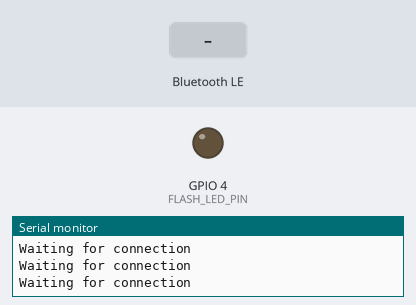
Recording of a sketch running on a simulated ESP32. Parts: output pins drawn as LEDs (lit = HIGH), the last lines printed to the serial monitor. The inputs (shaded band) are chosen by the test bench. Nothing arrives over Bluetooth unless stated; the camera gives no picture; a phone connects over Bluetooth LE 3 s after start.

Above: at 1.5 s.
1.6 s: Bluetooth LE write "1" received
At 3.5 s:
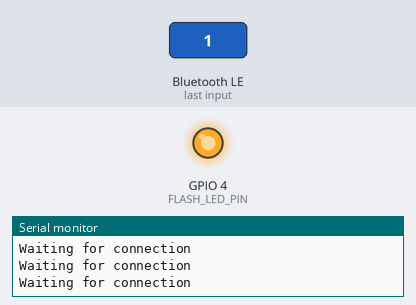
4.5 s: Bluetooth LE write "0" received
Timing chart, 0 to 7.5 s (numbered marks = the images above; inputs shaded):
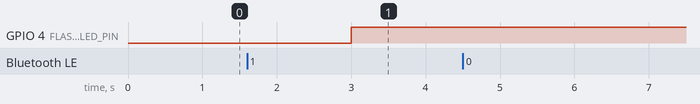

The sketch:

Server.ino
```cpp
#include <BLEDevice.h>
#include <BLEUtils.h>
#include <BLEServer.h>
#include "FS.h"
#include "SD_MMC.h"
#include "esp_camera.h"
#include <base64.h> // used globally like in the libraies folder
#include <string>

#define SERVICE_UUID        "4fafc201-1fb5-459e-8fcc-c5c9c331914b" // unique codes
#define CHARACTERISTIC_UUID "beb5483e-36e1-4688-b7f5-ea07361b26a8"
#define CHUNK_SIZE 200 // could be bigger but safer qucik enough too

#define CAMERA_MODEL_AI_THINKER // Has PSRAM
#include "camera_pins.h" // used in our own project
#define FLASH_LED_PIN 4

bool deviceConnected = false;
String base64Image = "";
int offset = 0;

bool shouldSendChunks = false;

BLECharacteristic* pCharacteristic; // Global BLE characteristic pointer

// Class 1
class MyServerCallbacks : public BLEServerCallbacks {
  void onConnect(BLEServer* pServer) {
    deviceConnected = true;
    Serial.println(">> A device has connected");
    digitalWrite(FLASH_LED_PIN, HIGH);
  }

  void onDisconnect(BLEServer* pServer) {
    deviceConnected = false;
    Serial.println("<< A device has disconnected.");
    digitalWrite(FLASH_LED_PIN, LOW);
    offset = 0;
    base64Image = "";
    BLEDevice::startAdvertising();
    Serial.println(">> Advertising restarted");
  }
};


void sendChunk() {
  Serial.print("Running Chunk");
  if (!deviceConnected || base64Image.length() == 0) {
    Serial.print("!device || base64 image.length == 0");
    return;
  }

  int remaining = base64Image.length() - offset;

  if (remaining <= 0) {
    pCharacteristic->setValue("EOF"); // signifys when its done
    pCharacteristic->notify();
    offset = 0;
    base64Image = "";
    Serial.println("Finished sending image");
    return;
  }

  int len = min(CHUNK_SIZE, remaining);
  String chunk = base64Image.substring(offset, offset + len);
  pCharacteristic->setValue(chunk.c_str());
  pCharacteristic->notify();

  offset += len;
  delay(100); // Small delay to avoid flooding BLE stack
}

void captureAndEncode() {
  camera_fb_t *fb = esp_camera_fb_get();
  if (!fb) {
    Serial.println("Camera capture failed");
    return;
  }

  base64Image = base64::encode((uint8_t*)fb->buf, fb->len);

  Serial.printf("Captured image. JPEG size: %d bytes, Base64 size: %d\n", fb->len, base64Image.length());
  Serial.print(base64Image);

  esp_camera_fb_return(fb);
  offset = 0;
  return;
}

// class thing for receiving data and lgoic mobob
// class 2
class CharacteristicCallbacks : public BLECharacteristicCallbacks {
  void onWrite(BLECharacteristic* pCharacteristic) {
  std::string rxValue = pCharacteristic->getValue().c_str();

  Serial.print("Received From client: ");
  for(int i = 0; i < rxValue.length(); i++) {
    Serial.println((uint8_t)rxValue[i], HEX);
    Serial.println(" ");
  } // for
    Serial.println();

    // logic down here for receiving exact key and capture, encode, and chunk (done)
    pCharacteristic->setValue("");

  if (deviceConnected) { // fix this shit later (fixed)
    if (base64Image.length() == 0) {
    captureAndEncode();
    delay(1000);
    }
    shouldSendChunks = true;
  } else {
    Serial.println("Waiting for connection...");
    delay(1000);
  }

  } // void
}; // end of class


void startCamera() {
  camera_config_t config;
  config.ledc_channel = LEDC_CHANNEL_0;
  config.ledc_timer = LEDC_TIMER_0;
  config.pin_d0 = Y2_GPIO_NUM;
  config.pin_d1 = Y3_GPIO_NUM;
  config.pin_d2 = Y4_GPIO_NUM;
  config.pin_d3 = Y5_GPIO_NUM;
  config.pin_d4 = Y6_GPIO_NUM;
  config.pin_d5 = Y7_GPIO_NUM;
  config.pin_d6 = Y8_GPIO_NUM;
  config.pin_d7 = Y9_GPIO_NUM;
  config.pin_xclk = XCLK_GPIO_NUM;
  config.pin_pclk = PCLK_GPIO_NUM;
  config.pin_vsync = VSYNC_GPIO_NUM;
  config.pin_href = HREF_GPIO_NUM;
  config.pin_sscb_sda = SIOD_GPIO_NUM;
  config.pin_sscb_scl = SIOC_GPIO_NUM;
  config.pin_pwdn = PWDN_GPIO_NUM;
  config.pin_reset = RESET_GPIO_NUM;
  config.xclk_freq_hz = 20000000;
  config.pixel_format = PIXFORMAT_JPEG;

  if (psramFound()) {
    config.frame_size = FRAMESIZE_QQVGA; // 160x120
    //config.frame_size = FRAMESIZE_QVGA; // what the fuck dont use that right now it dosnt send properly
    config.jpeg_quality = 10;
    config.fb_count = 1;
  } else {
    config.frame_size = FRAMESIZE_QQVGA; // 160x120
    //config.frame_size = FRAMESIZE_QVGA; //
    config.jpeg_quality = 12;
    config.fb_count = 1;
  }

  esp_err_t err = esp_camera_init(&config);
  if (err != ESP_OK) {
    Serial.printf("Camera init failed with error 0x%x\n", err);
    return;
  }
}

void startServer() {
  Serial.begin(115200);
  Serial.println("Starting BLE work!");

  BLEDevice::init("esp32bryson");
  BLEServer *pServer = BLEDevice::createServer();
  pServer->setCallbacks(new MyServerCallbacks());

  BLEService *pService = pServer->createService(SERVICE_UUID);

  pCharacteristic = pService->createCharacteristic(
    CHARACTERISTIC_UUID,
    BLECharacteristic::PROPERTY_READ |
    BLECharacteristic::PROPERTY_WRITE |
    BLECharacteristic::PROPERTY_NOTIFY
  );

  pCharacteristic->setCallbacks(new CharacteristicCallbacks()); // I think this is for reading the shit or something

  //pCharacteristic->setValue("Hello World says Neil");
  // I dont thnik that line is important (it wasnt. fucked me over multiple times, fuck neil from wherever the fuck i got that from)

  pService->start();

  BLEAdvertising *pAdvertising = BLEDevice::getAdvertising();
  pAdvertising->addServiceUUID(SERVICE_UUID);
  pAdvertising->setScanResponse(true);
  pAdvertising->setMinPreferred(0x06);
  pAdvertising->setMinPreferred(0x12);

  BLEDevice::startAdvertising();
  Serial.println("Characteristic defined! Now you  can read it in your phone!");
}

void setup() {
  pinMode(FLASH_LED_PIN, OUTPUT);
  digitalWrite(FLASH_LED_PIN, LOW);

  startServer();
  startCamera();
}

void loop() {
  if (deviceConnected && shouldSendChunks) {
    sendChunk();
    if(base64Image.length() == 0) {
      shouldSendChunks = false;
    }
  }
  delay(100); // prevent cpu from gettiung jaked (pegged)
  Serial.println("Waiting for connection");
}
```

camera_pins.h
```cpp
#if defined(CAMERA_MODEL_WROVER_KIT)
#define PWDN_GPIO_NUM  -1
#define RESET_GPIO_NUM -1
#define XCLK_GPIO_NUM  21
#define SIOD_GPIO_NUM  26
#define SIOC_GPIO_NUM  27

#define Y9_GPIO_NUM    35
#define Y8_GPIO_NUM    34
#define Y7_GPIO_NUM    39
#define Y6_GPIO_NUM    36
#define Y5_GPIO_NUM    19
#define Y4_GPIO_NUM    18
#define Y3_GPIO_NUM    5
#define Y2_GPIO_NUM    4
#define VSYNC_GPIO_NUM 25
#define HREF_GPIO_NUM  23
#define PCLK_GPIO_NUM  22

#elif defined(CAMERA_MODEL_ESP_EYE)
#define PWDN_GPIO_NUM  -1
#define RESET_GPIO_NUM -1
#define XCLK_GPIO_NUM  4
#define SIOD_GPIO_NUM  18
#define SIOC_GPIO_NUM  23

#define Y9_GPIO_NUM    36
#define Y8_GPIO_NUM    37
#define Y7_GPIO_NUM    38
#define Y6_GPIO_NUM    39
#define Y5_GPIO_NUM    35
#define Y4_GPIO_NUM    14
#define Y3_GPIO_NUM    13
#define Y2_GPIO_NUM    34
#define VSYNC_GPIO_NUM 5
#define HREF_GPIO_NUM  27
#define PCLK_GPIO_NUM  25

#define LED_GPIO_NUM 22

#elif defined(CAMERA_MODEL_M5STACK_PSRAM)
#define PWDN_GPIO_NUM  -1
#define RESET_GPIO_NUM 15
#define XCLK_GPIO_NUM  27
#define SIOD_GPIO_NUM  25
#define SIOC_GPIO_NUM  23

#define Y9_GPIO_NUM    19
#define Y8_GPIO_NUM    36
#define Y7_GPIO_NUM    18
#define Y6_GPIO_NUM    39
#define Y5_GPIO_NUM    5
#define Y4_GPIO_NUM    34
#define Y3_GPIO_NUM    35
#define Y2_GPIO_NUM    32
#define VSYNC_GPIO_NUM 22
#define HREF_GPIO_NUM  26
#define PCLK_GPIO_NUM  21

#elif defined(CAMERA_MODEL_M5STACK_V2_PSRAM)
#define PWDN_GPIO_NUM  -1
#define RESET_GPIO_NUM 15
#define XCLK_GPIO_NUM  27
#define SIOD_GPIO_NUM  22
#define SIOC_GPIO_NUM  23

#define Y9_GPIO_NUM    19
#define Y8_GPIO_NUM    36
#define Y7_GPIO_NUM    18
#define Y6_GPIO_NUM    39
#define Y5_GPIO_NUM    5
#define Y4_GPIO_NUM    34
#define Y3_GPIO_NUM    35
#define Y2_GPIO_NUM    32
#define VSYNC_GPIO_NUM 25
#define HREF_GPIO_NUM  26
#define PCLK_GPIO_NUM  21

#elif defined(CAMERA_MODEL_M5STACK_WIDE)
#define PWDN_GPIO_NUM  -1
#define RESET_GPIO_NUM 15
#define XCLK_GPIO_NUM  27
#define SIOD_GPIO_NUM  22
#define SIOC_GPIO_NUM  23

#define Y9_GPIO_NUM    19
#define Y8_GPIO_NUM    36
#define Y7_GPIO_NUM    18
#define Y6_GPIO_NUM    39
#define Y5_GPIO_NUM    5
#define Y4_GPIO_NUM    34
#define Y3_GPIO_NUM    35
#define Y2_GPIO_NUM    32
#define VSYNC_GPIO_NUM 25
#define HREF_GPIO_NUM  26
#define PCLK_GPIO_NUM  21

#define LED_GPIO_NUM 2

#elif defined(CAMERA_MODEL_M5STACK_ESP32CAM)
#define PWDN_GPIO_NUM  -1
#define RESET_GPIO_NUM 15
#define XCLK_GPIO_NUM  27
#define SIOD_GPIO_NUM  25
#define SIOC_GPIO_NUM  23

#define Y9_GPIO_NUM    19
#define Y8_GPIO_NUM    36
#define Y7_GPIO_NUM    18
#define Y6_GPIO_NUM    39
#define Y5_GPIO_NUM    5
#define Y4_GPIO_NUM    34
#define Y3_GPIO_NUM    35
#define Y2_GPIO_NUM    17
#define VSYNC_GPIO_NUM 22
#define HREF_GPIO_NUM  26
#define PCLK_GPIO_NUM  21

#elif defined(CAMERA_MODEL_M5STACK_UNITCAM)
#define PWDN_GPIO_NUM  -1
#define RESET_GPIO_NUM 15
#define XCLK_GPIO_NUM  27
#define SIOD_GPIO_NUM  25
#define SIOC_GPIO_NUM  23

#define Y9_GPIO_NUM    19
#define Y8_GPIO_NUM    36
#define Y7_GPIO_NUM    18
#define Y6_GPIO_NUM    39
#define Y5_GPIO_NUM    5
#define Y4_GPIO_NUM    34
#define Y3_GPIO_NUM    35
#define Y2_GPIO_NUM    32
#define VSYNC_GPIO_NUM 22
#define HREF_GPIO_NUM  26
#define PCLK_GPIO_NUM  21

#elif defined(CAMERA_MODEL_M5STACK_CAMS3_UNIT)
#define PWDN_GPIO_NUM  -1
#define RESET_GPIO_NUM 21
#define XCLK_GPIO_NUM  11
#define SIOD_GPIO_NUM  17
#define SIOC_GPIO_NUM  41

#define Y9_GPIO_NUM    13
#define Y8_GPIO_NUM    4
#define Y7_GPIO_NUM    10
#define Y6_GPIO_NUM    5
#define Y5_GPIO_NUM    7
#define Y4_GPIO_NUM    16
#define Y3_GPIO_NUM    15
#define Y2_GPIO_NUM    6
#define VSYNC_GPIO_NUM 42
#define HREF_GPIO_NUM  18
#define PCLK_GPIO_NUM  12

#define LED_GPIO_NUM 14

#elif defined(CAMERA_MODEL_AI_THINKER)
#define PWDN_GPIO_NUM  32
#define RESET_GPIO_NUM -1
#define XCLK_GPIO_NUM  0
#define SIOD_GPIO_NUM  26
#define SIOC_GPIO_NUM  27

#define Y9_GPIO_NUM    35
#define Y8_GPIO_NUM    34
#define Y7_GPIO_NUM    39
#define Y6_GPIO_NUM    36
#define Y5_GPIO_NUM    21
#define Y4_GPIO_NUM    19
#define Y3_GPIO_NUM    18
#define Y2_GPIO_NUM    5
#define VSYNC_GPIO_NUM 25
#define HREF_GPIO_NUM  23
#define PCLK_GPIO_NUM  22

// 4 for flash led or 33 for normal led
#define LED_GPIO_NUM   4

#elif defined(CAMERA_MODEL_TTGO_T_JOURNAL)
#define PWDN_GPIO_NUM  0
#define RESET_GPIO_NUM 15
#define XCLK_GPIO_NUM  27
#define SIOD_GPIO_NUM  25
#define SIOC_GPIO_NUM  23

#define Y9_GPIO_NUM    19
#define Y8_GPIO_NUM    36
#define Y7_GPIO_NUM    18
#define Y6_GPIO_NUM    39
#define Y5_GPIO_NUM    5
#define Y4_GPIO_NUM    34
#define Y3_GPIO_NUM    35
#define Y2_GPIO_NUM    17
#define VSYNC_GPIO_NUM 22
#define HREF_GPIO_NUM  26
#define PCLK_GPIO_NUM  21

#elif defined(CAMERA_MODEL_XIAO_ESP32S3)
#define PWDN_GPIO_NUM  -1
#define RESET_GPIO_NUM -1
#define XCLK_GPIO_NUM  10
#define SIOD_GPIO_NUM  40
#define SIOC_GPIO_NUM  39

#define Y9_GPIO_NUM    48
#define Y8_GPIO_NUM    11
#define Y7_GPIO_NUM    12
#define Y6_GPIO_NUM    14
#define Y5_GPIO_NUM    16
#define Y4_GPIO_NUM    18
#define Y3_GPIO_NUM    17
#define Y2_GPIO_NUM    15
#define VSYNC_GPIO_NUM 38
#define HREF_GPIO_NUM  47
#define PCLK_GPIO_NUM  13

#elif defined(CAMERA_MODEL_ESP32_CAM_BOARD)
// The 18 pin header on the board has Y5 and Y3 swapped
#define USE_BOARD_HEADER 0
#define PWDN_GPIO_NUM    32
#define RESET_GPIO_NUM   33
#define XCLK_GPIO_NUM    4
#define SIOD_GPIO_NUM    18
#define SIOC_GPIO_NUM    23

#define Y9_GPIO_NUM 36
#define Y8_GPIO_NUM 19
#define Y7_GPIO_NUM 21
#define Y6_GPIO_NUM 39
#if USE_BOARD_HEADER
#define Y5_GPIO_NUM 13
#else
#define Y5_GPIO_NUM 35
#endif
#define Y4_GPIO_NUM 14
#if USE_BOARD_HEADER
#define Y3_GPIO_NUM 35
#else
#define Y3_GPIO_NUM 13
#endif
#define Y2_GPIO_NUM    34
#define VSYNC_GPIO_NUM 5
#define HREF_GPIO_NUM  27
#define PCLK_GPIO_NUM  25

#elif defined(CAMERA_MODEL_ESP32S3_CAM_LCD)
#define PWDN_GPIO_NUM  -1
#define RESET_GPIO_NUM -1
#define XCLK_GPIO_NUM  40
#define SIOD_GPIO_NUM  17
#define SIOC_GPIO_NUM  18

#define Y9_GPIO_NUM    39
#define Y8_GPIO_NUM    41
#define Y7_GPIO_NUM    42
#define Y6_GPIO_NUM    12
#define Y5_GPIO_NUM    3
#define Y4_GPIO_NUM    14
#define Y3_GPIO_NUM    47
#define Y2_GPIO_NUM    13
#define VSYNC_GPIO_NUM 21
#define HREF_GPIO_NUM  38
#define PCLK_GPIO_NUM  11

#elif defined(CAMERA_MODEL_ESP32S2_CAM_BOARD)
// The 18 pin header on the board has Y5 and Y3 swapped
#define USE_BOARD_HEADER 0
#define PWDN_GPIO_NUM    1
#define RESET_GPIO_NUM   2
#define XCLK_GPIO_NUM    42
#define SIOD_GPIO_NUM    41
#define SIOC_GPIO_NUM    18

#define Y9_GPIO_NUM 16
#define Y8_GPIO_NUM 39
#define Y7_GPIO_NUM 40
#define Y6_GPIO_NUM 15
#if USE_BOARD_HEADER
#define Y5_GPIO_NUM 12
#else
#define Y5_GPIO_NUM 13
#endif
#define Y4_GPIO_NUM 5
#if USE_BOARD_HEADER
#define Y3_GPIO_NUM 13
#else
#define Y3_GPIO_NUM 12
#endif
#define Y2_GPIO_NUM    14
#define VSYNC_GPIO_NUM 38
#define HREF_GPIO_NUM  4
#define PCLK_GPIO_NUM  3

#elif defined(CAMERA_MODEL_ESP32S3_EYE)
#define PWDN_GPIO_NUM  -1
#define RESET_GPIO_NUM -1
#define XCLK_GPIO_NUM  15
#define SIOD_GPIO_NUM  4
#define SIOC_GPIO_NUM  5

#define Y2_GPIO_NUM 11
#define Y3_GPIO_NUM 9
#define Y4_GPIO_NUM 8
#define Y5_GPIO_NUM 10
#define Y6_GPIO_NUM 12
#define Y7_GPIO_NUM 18
#define Y8_GPIO_NUM 17
#define Y9_GPIO_NUM 16

#define VSYNC_GPIO_NUM 6
#define HREF_GPIO_NUM  7
#define PCLK_GPIO_NUM  13

#elif defined(CAMERA_MODEL_DFRobot_FireBeetle2_ESP32S3) || defined(CAMERA_MODEL_DFRobot_Romeo_ESP32S3)
#define PWDN_GPIO_NUM  -1
#define RESET_GPIO_NUM -1
#define XCLK_GPIO_NUM  45
#define SIOD_GPIO_NUM  1
#define SIOC_GPIO_NUM  2

#define Y9_GPIO_NUM    48
#define Y8_GPIO_NUM    46
#define Y7_GPIO_NUM    8
#define Y6_GPIO_NUM    7
#define Y5_GPIO_NUM    4
#define Y4_GPIO_NUM    41
#define Y3_GPIO_NUM    40
#define Y2_GPIO_NUM    39
#define VSYNC_GPIO_NUM 6
#define HREF_GPIO_NUM  42
#define PCLK_GPIO_NUM  5

#else
#error "Camera model not selected"
#endif
```
